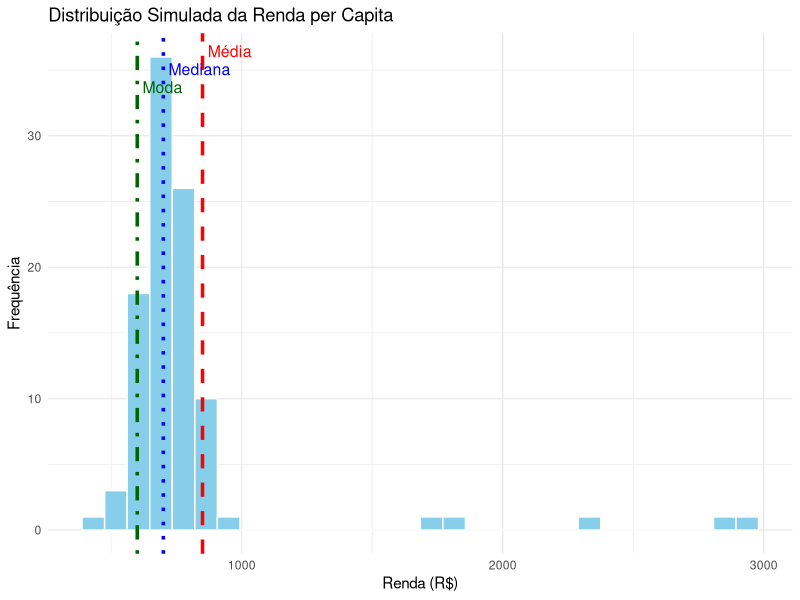

Write the R code that produced this figure.
# carregando os pacotes
library(ggplot2)
library(tibble)

# simulando os dados baseados nas medidas fornecidas
set.seed(123)
renda <- c(rnorm(95, mean = 700, sd = 100), runif(5, 1200, 3000))

# carregando as estatísticas fornecidas
media <- 850
mediana <- 700
moda <- 600
curtose <- 5.2

# criando o dataframe
df <- tibble::tibble(Renda = renda)

# visualizando os dados simulados
ggplot(df, aes(x = Renda)) +
    geom_histogram(bins = 30, fill = "skyblue", color = "white") +
    
    # Linhas verticais para medidas
    geom_vline(xintercept = media, color = "red", 
               linetype = "dashed", size = 1.2) +
    geom_vline(xintercept = mediana, color = "blue", 
               linetype = "dotted", size = 1.2) +
    geom_vline(xintercept = moda, color = "darkgreen", 
               linetype = "dotdash", size = 1.2) +
    
    # Legenda manual com annotate
    annotate("text", x = media + 20, y = Inf, label = "Média", 
             color = "red", hjust = 0, vjust = 2, size = 4) +
    annotate("text", x = mediana + 20, y = Inf, label = "Mediana", 
             color = "blue", hjust = 0, vjust = 3.5, size = 4) +
    annotate("text", x = moda + 20, y = Inf, label = "Moda", 
             color = "darkgreen", hjust = 0, vjust = 5, size = 4) +
    
    labs(
        title = "Distribuição Simulada da Renda per Capita",
        x = "Renda (R$)", y = "Frequência"
    ) +
    theme_minimal()
